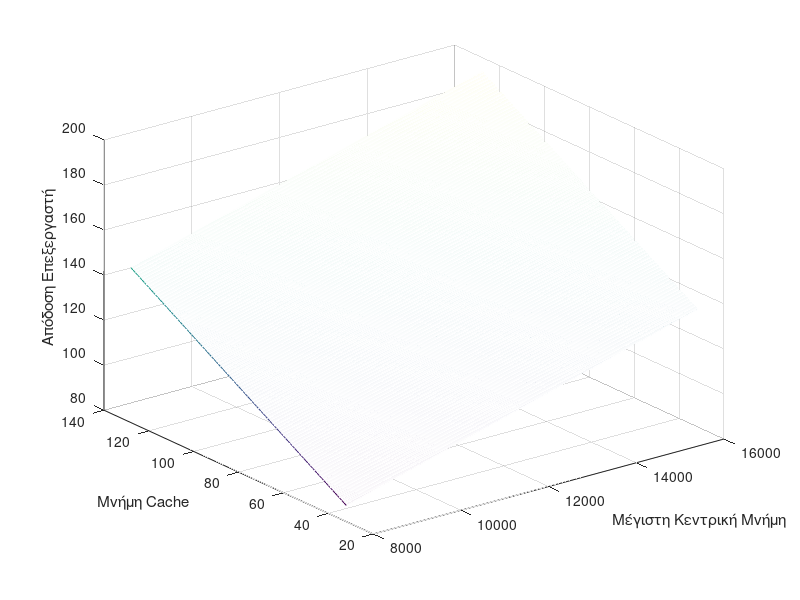

Source code (MATLAB):
c=200; %xronos kuklou
minm=3000; %elaxisth kentrikh mnhmh
minch=6; %elaxistos arithmos kanaliwn
maxch=16; %megistos arithmos kanaliwn

maxm=8000:16000; %metabolh megisths kentrikhs mnhmhs
cache=32:128; %metabolh cache mnhmhs

[x,y]=meshgrid(maxm,cache); %dhmiourgia 3D grafhmatos metaksu megisths mnhmhs                 
                            %kai cache mnhmhs

%upologismos apodoshs epeksergasth                            
z= (0.0489*c)+(0.0153*minm)+(0.0056*x)+(0.6414*y)+(-0.2704*minch)+(1.4825*maxch)+(-55.8939);
mesh(x,y,z); %dhmiourgia 3D grafhmatos metaksu megisths mnhmhs, cache mnhmhs
             %kai apodoshs epeksergasth

xlabel('Μέγιστη Κεντρική Μνήμη');
ylabel('Μνήμη Cache');
zlabel('Απόδοση Επεξεργαστή');